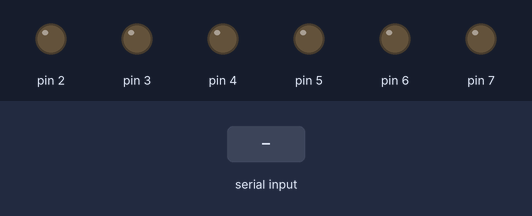
The sketch below on a simulated Arduino Uno, built with avr-gcc and run on an emulated ATmega328P. Shown: output pins drawn as LEDs (lit = HIGH). The test bench sets the inputs (shaded band).

Above: at 1.2 s.
1.3 s: "E" received over Serial
At 1.7 s:
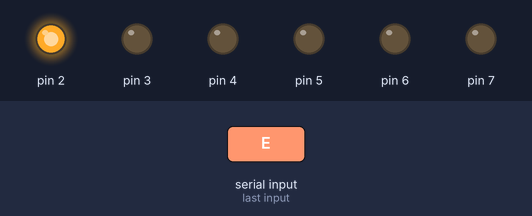
At 2.2 s:
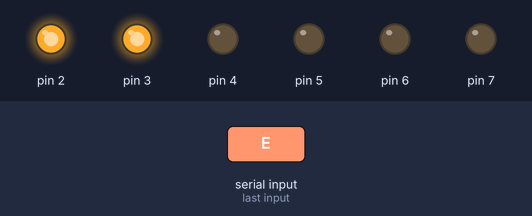
4.3 s: "1" received over Serial
At 4.7 s:
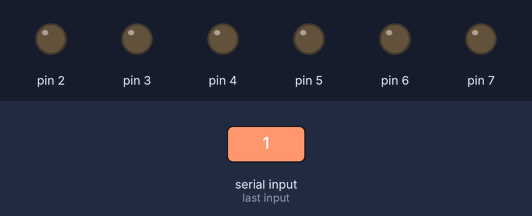
Timing chart, 0 to 7.3 s (numbered marks = the images above; inputs shaded):
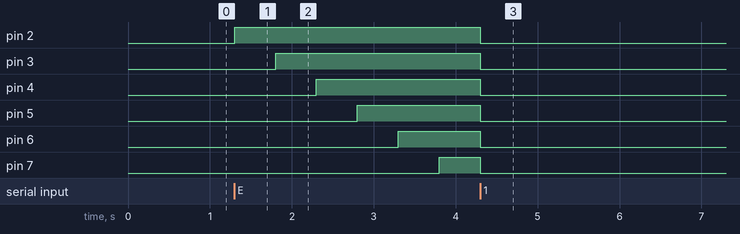

Measured:
- after the input at 1.3 s, pin 2: LOW → HIGH at once; pin 3: LOW → HIGH after 0.50 s; pin 4: LOW → HIGH after 1.0 s; pin 5: LOW → HIGH after 1.5 s; pin 6: LOW → HIGH after 2.0 s
- after the input at 4.3 s, pin 2–7: HIGH → LOW at once

The sketch:

EncendidoVariosLedsConArduinoConElMonitorSerial_Pag32_.ino
```cpp
/* TRANSCRITO POR GUSTAVO JARRO CALLIZAYA*/
 /*DEL*/
 /*TEXTO: ROBOTICA CON ARDUINO 1 (SECUNDARI COMUNITARIA PRODUCTIVA
 * ) "TECHHOME"*/
  /* PRACTICA: ENCENDIDO DE VARIOS  LEDS CON ARDUINO CON MONITOR SERIAL
   *  PAGINA 32 DEL TEXTO*   */
void setup() {

  // put your setup code here, to run once:
  Serial.begin(9600);
  pinMode(2,OUTPUT);
  pinMode(3,OUTPUT);
  pinMode(4,OUTPUT);
  pinMode(5,OUTPUT);
  pinMode(6,OUTPUT);
  pinMode(7,OUTPUT);

}

void loop() {
  // put your main code here, to run repeatedly:
  if(Serial.available()){
    char dato = Serial.read();
    if(dato == 'E'){
  digitalWrite(2, HIGH);
  delay(500);
  digitalWrite(3, HIGH);
  delay(500);
  digitalWrite(4, HIGH);
  delay(500);
  digitalWrite(5, HIGH);
  delay(500);
  digitalWrite(6, HIGH);
  delay(500);
  digitalWrite(7, HIGH);
  delay(500);
  }
  else{
    digitalWrite(2, LOW);
   digitalWrite(3, LOW);
    digitalWrite(4, LOW);
     digitalWrite(5, LOW);
      digitalWrite(6, LOW);
       digitalWrite(7, LOW);
  }
}
}
```
